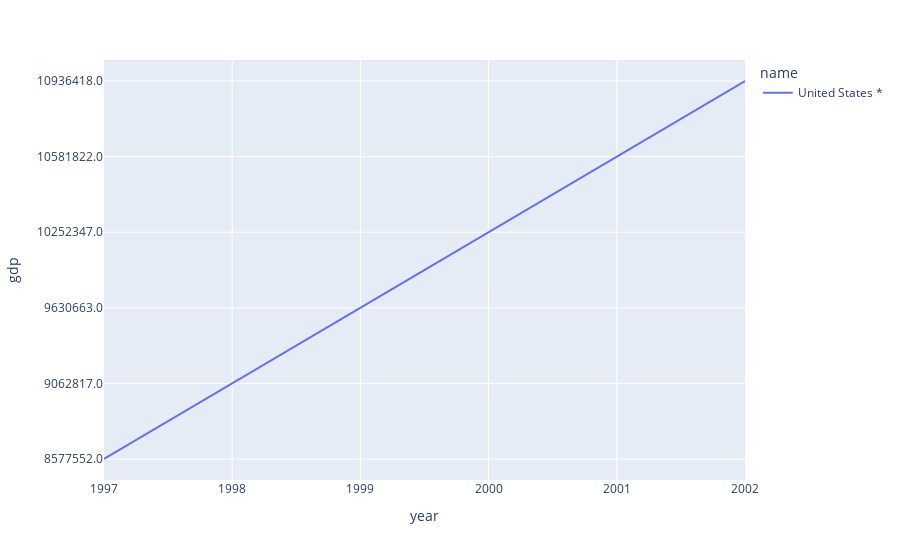

Notebook cell for this chart:
### Code cell
country_fig = px.line(q1_state[q1_state['name'] == "United States *"], x="year", y="gdp", color= "name")
country_fig

### Figure 1 — Plotly figure (JSON) as saved in the notebook; plotly's stock layout.template omitted (floating-point values rounded to 4 significant figures)
{"data": [{"hovertemplate": "name=United States *<br>year=%{x}<br>gdp=%{y}<extra></extra>", "legendgroup": "United States *", "line": {"color": "#636efa", "dash": "solid"}, "marker": {"symbol": "circle"}, "mode": "lines", "name": "United States *", "orientation": "v", "showlegend": true, "type": "scatter", "x": ["1997", "1998", "1999", "2000", "2001", "2002"], "xaxis": "x", "y": ["8577552.0", "9062817.0", "9630663.0", "10252347.0", "10581822.0", "10936418.0"], "yaxis": "y"}], "layout": {"legend": {"title": {"text": "name"}, "tracegroupgap": 0}, "margin": {"t": 60}, "xaxis": {"anchor": "y", "domain": [0, 1], "title": {"text": "year"}}, "yaxis": {"anchor": "x", "domain": [0, 1], "title": {"text": "gdp"}}}}
